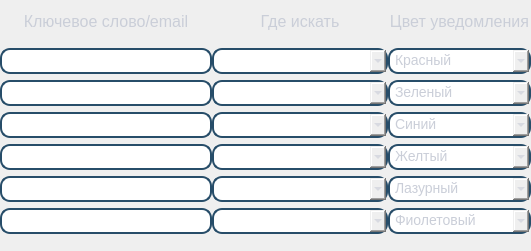
   <widget class="QWidget" name="widget_5" native="true">
    <property name="geometry">
     <rect>
      <x>20</x>
      <y>220</y>
      <width>531</width>
      <height>251</height>
     </rect>
    </property>
    <property name="styleSheet">
     <string notr="true">QLineEdit{
border: 2px solid  rgb(39, 77, 105) ;
color: #FFF;
border-radius: 10px;
padding-left: 20px;
padding-right: 20px;
}

QComboBox QAbstractItemView {
  color: rgb(75, 130, 160);	
  background-color: rgb(27,40,65);
  padding: 10px;
  selection-background-color: rgb(39, 44, 54);
}

QComboBox {
    border: 2px solid rgb(39, 77, 105);
    border-radius: 10px;
    padding: 1px 20px 3px 5px;
    min-width: 6em;
	color: rgb(202, 206, 216);
	font-size: 14px;
	font: &quot;Copperplate Gothic Light&quot;;
}

QComboBox::drop-down 
{;
	margin-left: -10px;
	margin-top: 2px;
	background-image: url(:/Pngs/Assets/ICLight/chevron-down.png);
    border: 0px;
}


QLabel {
	font: &quot;Copperplate Gothic Light&quot;;
	color: rgb(202, 206, 216);
	font-size: 16px;
}
</string>
    </property>
    <widget class="QWidget" name="gridLayoutWidget_2">
     <property name="geometry">
      <rect>
       <x>0</x>
       <y>0</y>
       <width>531</width>
       <height>234</height>
      </rect>
     </property>
     <layout class="QGridLayout" name="gridLayout_2" columnstretch="0,0,0">
      <property name="sizeConstraint">
       <enum>QLayout::SetDefaultConstraint</enum>
      </property>
      <property name="leftMargin">
       <number>0</number>
      </property>
      <property name="topMargin">
       <number>0</number>
      </property>
      <property name="bottomMargin">
       <number>0</number>
      </property>
      <property name="horizontalSpacing">
       <number>0</number>
      </property>
      <property name="verticalSpacing">
       <number>6</number>
      </property>
      <item row="1" column="1">
       <widget class="QComboBox" name="whereComboBox_1">
        <property name="styleSheet">
         <string notr="true"/>
        </property>
        <property name="currentIndex">
         <number>-1</number>
        </property>
        <item>
         <property name="text">
          <string>Отправитель</string>
         </property>
        </item>
        <item>
         <property name="text">
          <string>Заголовок письма</string>
         </property>
        </item>
        <item>
         <property name="text">
          <string>Текст письма</string>
         </property>
        </item>
        <item>
         <property name="text">
          <string>Название вложений</string>
         </property>
        </item>
       </widget>
      </item>
      <item row="2" column="0">
       <widget class="QLineEdit" name="lineEdit_2">
        <property name="maximumSize">
         <size>
          <width>16777215</width>
          <height>31</height>
         </size>
        </property>
        <property name="styleSheet">
         <string notr="true"/>
        </property>
        <property name="placeholderText">
         <string>Введите ключевое слово</string>
        </property>
       </widget>
      </item>
      <item row="4" column="1">
       <widget class="QComboBox" name="whereComboBox_4">
        <property name="styleSheet">
         <string notr="true"/>
        </property>
        <property name="currentIndex">
         <number>-1</number>
        </property>
        <item>
         <property name="text">
          <string>Отправитель</string>
         </property>
        </item>
        <item>
         <property name="text">
          <string>Заголовок письма</string>
         </property>
        </item>
        <item>
         <property name="text">
          <string>Текст письма</string>
         </property>
        </item>
        <item>
         <property name="text">
          <string>Название вложений</string>
         </property>
        </item>
       </widget>
      </item>
      <item row="5" column="0">
       <widget class="QLineEdit" name="lineEdit_5">
        <property name="maximumSize">
         <size>
          <width>16777215</width>
          <height>31</height>
         </size>
        </property>
        <property name="styleSheet">
         <string notr="true"/>
        </property>
        <property name="placeholderText">
         <string>Введите ключевое слово</string>
        </property>
       </widget>
      </item>
      <item row="6" column="1">
       <widget class="QComboBox" name="whereComboBox_6">
        <property name="styleSheet">
         <string notr="true"/>
        </property>
        <property name="currentIndex">
         <number>-1</number>
        </property>
        <item>
         <property name="text">
          <string>Отправитель</string>
         </property>
        </item>
        <item>
         <property name="text">
          <string>Заголовок письма</string>
         </property>
        </item>
        <item>
         <property name="text">
          <string>Текст письма</string>
         </property>
        </item>
        <item>
         <property name="text">
          <string>Название вложений</string>
         </property>
        </item>
       </widget>
      </item>
      <item row="4" column="0">
       <widget class="QLineEdit" name="lineEdit_4">
        <property name="maximumSize">
         <size>
          <width>16777215</width>
          <height>31</height>
         </size>
        </property>
        <property name="styleSheet">
         <string notr="true"/>
        </property>
        <property name="placeholderText">
         <string>Введите ключевое слово</string>
        </property>
       </widget>
      </item>
      <item row="1" column="0">
       <widget class="QLineEdit" name="lineEdit_1">
        <property name="maximumSize">
         <size>
          <width>16777215</width>
          <height>31</height>
         </size>
        </property>
        <property name="styleSheet">
         <string notr="true"/>
        </property>
        <property name="placeholderText">
         <string>Введите ключевое слово</string>
        </property>
       </widget>
      </item>
      <item row="5" column="1">
       <widget class="QComboBox" name="whereComboBox_5">
        <property name="styleSheet">
         <string notr="true"/>
        </property>
        <property name="currentIndex">
         <number>-1</number>
        </property>
        <item>
         <property name="text">
          <string>Отправитель</string>
         </property>
        </item>
        <item>
         <property name="text">
          <string>Заголовок письма</string>
         </property>
        </item>
        <item>
         <property name="text">
          <string>Текст письма</string>
         </property>
        </item>
        <item>
         <property name="text">
          <string>Название вложений</string>
         </property>
        </item>
       </widget>
      </item>
      <item row="3" column="0">
       <widget class="QLineEdit" name="lineEdit_3">
        <property name="maximumSize">
         <size>
          <width>16777215</width>
          <height>31</height>
         </size>
        </property>
        <property name="styleSheet">
         <string notr="true"/>
        </property>
        <property name="placeholderText">
         <string>Введите ключевое слово</string>
        </property>
       </widget>
      </item>
      <item row="3" column="1">
       <widget class="QComboBox" name="whereComboBox_3">
        <property name="styleSheet">
         <string notr="true"/>
        </property>
        <property name="currentIndex">
         <number>-1</number>
        </property>
        <item>
         <property name="text">
          <string>Отправитель</string>
         </property>
        </item>
        <item>
         <property name="text">
          <string>Заголовок письма</string>
         </property>
        </item>
        <item>
         <property name="text">
          <string>Текст письма</string>
         </property>
        </item>
        <item>
         <property name="text">
          <string>Название вложений</string>
         </property>
        </item>
       </widget>
      </item>
      <item row="2" column="1">
       <widget class="QComboBox" name="whereComboBox_2">
        <property name="styleSheet">
         <string notr="true"/>
        </property>
        <property name="currentIndex">
         <number>-1</number>
        </property>
        <item>
         <property name="text">
          <string>Отправитель</string>
         </property>
        </item>
        <item>
         <property name="text">
          <string>Заголовок письма</string>
         </property>
        </item>
        <item>
         <property name="text">
          <string>Текст письма</string>
         </property>
        </item>
        <item>
         <property name="text">
          <string>Название вложений</string>
         </property>
        </item>
       </widget>
      </item>
      <item row="6" column="0">
       <widget class="QLineEdit" name="lineEdit_6">
        <property name="maximumSize">
         <size>
          <width>16777215</width>
          <height>31</height>
         </size>
        </property>
        <property name="styleSheet">
         <string notr="true"/>
        </property>
        <property name="placeholderText">
         <string>Введите ключевое слово</string>
        </property>
       </widget>
      </item>
      <item row="0" column="0">
       <widget class="QLabel" name="label">
        <property name="layoutDirection">
         <enum>Qt::LeftToRight</enum>
        </property>
        <property name="styleSheet">
         <string notr="true"/>
        </property>
        <property name="text">
         <string>Ключевое слово/email</string>
        </property>
        <property name="alignment">
         <set>Qt::AlignCenter</set>
        </property>
       </widget>
      </item>
      <item row="0" column="1">
       <widget class="QLabel" name="label_1">
        <property name="layoutDirection">
         <enum>Qt::LeftToRight</enum>
        </property>
        <property name="styleSheet">
         <string notr="true"/>
        </property>
        <property name="text">
         <string>Где искать</string>
        </property>
        <property name="alignment">
         <set>Qt::AlignCenter</set>
        </property>
       </widget>
      </item>
      <item row="0" column="2">
       <widget class="QLabel" name="label_2">
        <property name="layoutDirection">
         <enum>Qt::LeftToRight</enum>
        </property>
        <property name="styleSheet">
         <string notr="true"/>
        </property>
        <property name="text">
         <string>Цвет уведомления</string>
        </property>
        <property name="alignment">
         <set>Qt::AlignCenter</set>
        </property>
       </widget>
      </item>
      <item row="1" column="2">
       <widget class="QComboBox" name="colorComboBox_1">
        <property name="minimumSize">
         <size>
          <width>143</width>
          <height>0</height>
         </size>
        </property>
        <property name="maximumSize">
         <size>
          <width>121</width>
          <height>29</height>
         </size>
        </property>
        <property name="toolTipDuration">
         <number>-5</number>
        </property>
        <property name="styleSheet">
         <string notr="true"/>
        </property>
        <property name="currentIndex">
         <number>0</number>
        </property>
        <item>
         <property name="text">
          <string>Красный</string>
         </property>
         <property name="icon">
          <iconset resource="auto_res.qrc">
           <normaloff>:/Custom/Assets/Custom/combo_red.png</normaloff>:/Custom/Assets/Custom/combo_red.png</iconset>
         </property>
        </item>
        <item>
         <property name="text">
          <string>Зеленый</string>
         </property>
         <property name="icon">
          <iconset resource="auto_res.qrc">
           <normaloff>:/Custom/Assets/Custom/combo_Green.png</normaloff>:/Custom/Assets/Custom/combo_Green.png</iconset>
         </property>
        </item>
        <item>
         <property name="text">
          <string>Синий</string>
         </property>
         <property name="icon">
          <iconset resource="auto_res.qrc">
           <normaloff>:/Custom/Assets/Custom/combo_blue.png</normaloff>:/Custom/Assets/Custom/combo_blue.png</iconset>
         </property>
        </item>
        <item>
         <property name="text">
          <string>Желтый</string>
         </property>
         <property name="icon">
          <iconset resource="auto_res.qrc">
           <normaloff>:/Custom/Assets/Custom/combo_yellow.png</normaloff>:/Custom/Assets/Custom/combo_yellow.png</iconset>
         </property>
        </item>
        <item>
         <property name="text">
          <string>Лазурный</string>
         </property>
         <property name="icon">
          <iconset resource="auto_res.qrc">
           <normaloff>:/Custom/Assets/Custom/combo_azure.png</normaloff>:/Custom/Assets/Custom/combo_azure.png</iconset>
         </property>
        </item>
        <item>
         <property name="text">
          <string>Фиолетовый</string>
         </property>
         <property name="icon">
          <iconset resource="auto_res.qrc">
           <normaloff>:/Custom/Assets/Custom/combo_purple.png</normaloff>:/Custom/Assets/Custom/combo_purple.png</iconset>
         </property>
        </item>
       </widget>
      </item>
      <item row="2" column="2">
       <widget class="QComboBox" name="colorComboBox_2">
        <property name="minimumSize">
         <size>
          <width>143</width>
          <height>0</height>
         </size>
        </property>
        <property name="maximumSize">
         <size>
          <width>121</width>
          <height>29</height>
         </size>
        </property>
        <property name="toolTipDuration">
         <number>-5</number>
        </property>
        <property name="styleSheet">
         <string notr="true"/>
        </property>
        <property name="currentIndex">
         <number>1</number>
        </property>
        <item>
         <property name="text">
          <string>Красный</string>
         </property>
         <property name="icon">
          <iconset resource="auto_res.qrc">
           <normaloff>:/Custom/Assets/Custom/combo_red.png</normaloff>:/Custom/Assets/Custom/combo_red.png</iconset>
         </property>
        </item>
        <item>
         <property name="text">
          <string>Зеленый</string>
         </property>
         <property name="icon">
          <iconset resource="auto_res.qrc">
           <normaloff>:/Custom/Assets/Custom/combo_Green.png</normaloff>:/Custom/Assets/Custom/combo_Green.png</iconset>
         </property>
        </item>
        <item>
         <property name="text">
          <string>Синий</string>
         </property>
         <property name="icon">
          <iconset resource="auto_res.qrc">
           <normaloff>:/Custom/Assets/Custom/combo_blue.png</normaloff>:/Custom/Assets/Custom/combo_blue.png</iconset>
         </property>
        </item>
        <item>
         <property name="text">
          <string>Желтый</string>
         </property>
         <property name="icon">
          <iconset resource="auto_res.qrc">
           <normaloff>:/Custom/Assets/Custom/combo_yellow.png</normaloff>:/Custom/Assets/Custom/combo_yellow.png</iconset>
         </property>
        </item>
        <item>
         <property name="text">
          <string>Лазурный</string>
         </property>
         <property name="icon">
          <iconset resource="auto_res.qrc">
           <normaloff>:/Custom/Assets/Custom/combo_azure.png</normaloff>:/Custom/Assets/Custom/combo_azure.png</iconset>
         </property>
        </item>
        <item>
         <property name="text">
          <string>Фиолетовый</string>
         </property>
         <property name="icon">
          <iconset resource="auto_res.qrc">
           <normaloff>:/Custom/Assets/Custom/combo_purple.png</normaloff>:/Custom/Assets/Custom/combo_purple.png</iconset>
         </property>
        </item>
       </widget>
      </item>
      <item row="3" column="2">
       <widget class="QComboBox" name="colorComboBox_3">
        <property name="minimumSize">
         <size>
          <width>143</width>
          <height>0</height>
         </size>
        </property>
        <property name="maximumSize">
         <size>
          <width>121</width>
          <height>29</height>
         </size>
        </property>
        <property name="toolTipDuration">
         <number>-5</number>
        </property>
        <property name="styleSheet">
         <string notr="true"/>
        </property>
        <property name="currentIndex">
         <number>2</number>
        </property>
        <item>
         <property name="text">
          <string>Красный</string>
         </property>
         <property name="icon">
          <iconset resource="auto_res.qrc">
           <normaloff>:/Custom/Assets/Custom/combo_red.png</normaloff>:/Custom/Assets/Custom/combo_red.png</iconset>
         </property>
        </item>
        <item>
         <property name="text">
          <string>Зеленый</string>
         </property>
         <property name="icon">
          <iconset resource="auto_res.qrc">
           <normaloff>:/Custom/Assets/Custom/combo_Green.png</normaloff>:/Custom/Assets/Custom/combo_Green.png</iconset>
         </property>
        </item>
        <item>
         <property name="text">
          <string>Синий</string>
         </property>
         <property name="icon">
          <iconset resource="auto_res.qrc">
           <normaloff>:/Custom/Assets/Custom/combo_blue.png</normaloff>:/Custom/Assets/Custom/combo_blue.png</iconset>
         </property>
        </item>
        <item>
         <property name="text">
          <string>Желтый</string>
         </property>
         <property name="icon">
          <iconset resource="auto_res.qrc">
           <normaloff>:/Custom/Assets/Custom/combo_yellow.png</normaloff>:/Custom/Assets/Custom/combo_yellow.png</iconset>
         </property>
        </item>
        <item>
         <property name="text">
          <string>Лазурный</string>
         </property>
         <property name="icon">
          <iconset resource="auto_res.qrc">
           <normaloff>:/Custom/Assets/Custom/combo_azure.png</normaloff>:/Custom/Assets/Custom/combo_azure.png</iconset>
         </property>
        </item>
        <item>
         <property name="text">
          <string>Фиолетовый</string>
         </property>
         <property name="icon">
          <iconset resource="auto_res.qrc">
           <normaloff>:/Custom/Assets/Custom/combo_purple.png</normaloff>:/Custom/Assets/Custom/combo_purple.png</iconset>
         </property>
        </item>
       </widget>
      </item>
      <item row="4" column="2">
       <widget class="QComboBox" name="colorComboBox_4">
        <property name="minimumSize">
         <size>
          <width>143</width>
          <height>0</height>
         </size>
        </property>
        <property name="maximumSize">
         <size>
          <width>121</width>
          <height>29</height>
         </size>
        </property>
        <property name="toolTipDuration">
         <number>-5</number>
        </property>
        <property name="styleSheet">
         <string notr="true"/>
        </property>
        <property name="currentIndex">
         <number>3</number>
        </property>
        <item>
         <property name="text">
          <string>Красный</string>
         </property>
         <property name="icon">
          <iconset resource="auto_res.qrc">
           <normaloff>:/Custom/Assets/Custom/combo_red.png</normaloff>:/Custom/Assets/Custom/combo_red.png</iconset>
         </property>
        </item>
        <item>
         <property name="text">
          <string>Зеленый</string>
         </property>
         <property name="icon">
          <iconset resource="auto_res.qrc">
           <normaloff>:/Custom/Assets/Custom/combo_Green.png</normaloff>:/Custom/Assets/Custom/combo_Green.png</iconset>
         </property>
        </item>
        <item>
         <property name="text">
          <string>Синий</string>
         </property>
         <property name="icon">
          <iconset resource="auto_res.qrc">
           <normaloff>:/Custom/Assets/Custom/combo_blue.png</normaloff>:/Custom/Assets/Custom/combo_blue.png</iconset>
         </property>
        </item>
        <item>
         <property name="text">
          <string>Желтый</string>
         </property>
         <property name="icon">
          <iconset resource="auto_res.qrc">
           <normaloff>:/Custom/Assets/Custom/combo_yellow.png</normaloff>:/Custom/Assets/Custom/combo_yellow.png</iconset>
         </property>
        </item>
        <item>
         <property name="text">
          <string>Лазурный</string>
         </property>
         <property name="icon">
          <iconset resource="auto_res.qrc">
           <normaloff>:/Custom/Assets/Custom/combo_azure.png</normaloff>:/Custom/Assets/Custom/combo_azure.png</iconset>
         </property>
        </item>
        <item>
         <property name="text">
          <string>Фиолетовый</string>
         </property>
         <property name="icon">
          <iconset resource="auto_res.qrc">
           <normaloff>:/Custom/Assets/Custom/combo_purple.png</normaloff>:/Custom/Assets/Custom/combo_purple.png</iconset>
         </property>
        </item>
       </widget>
      </item>
      <item row="5" column="2">
       <widget class="QComboBox" name="colorComboBox_5">
        <property name="minimumSize">
         <size>
          <width>143</width>
          <height>0</height>
         </size>
        </property>
        <property name="maximumSize">
         <size>
          <width>121</width>
          <height>29</height>
         </size>
        </property>
        <property name="toolTipDuration">
         <number>-5</number>
        </property>
        <property name="styleSheet">
         <string notr="true"/>
        </property>
        <property name="currentIndex">
         <number>4</number>
        </property>
        <item>
         <property name="text">
          <string>Красный</string>
         </property>
         <property name="icon">
          <iconset resource="auto_res.qrc">
           <normaloff>:/Custom/Assets/Custom/combo_red.png</normaloff>:/Custom/Assets/Custom/combo_red.png</iconset>
         </property>
        </item>
        <item>
         <property name="text">
          <string>Зеленый</string>
         </property>
         <property name="icon">
          <iconset resource="auto_res.qrc">
           <normaloff>:/Custom/Assets/Custom/combo_Green.png</normaloff>:/Custom/Assets/Custom/combo_Green.png</iconset>
         </property>
        </item>
        <item>
         <property name="text">
          <string>Синий</string>
         </property>
         <property name="icon">
          <iconset resource="auto_res.qrc">
           <normaloff>:/Custom/Assets/Custom/combo_blue.png</normaloff>:/Custom/Assets/Custom/combo_blue.png</iconset>
         </property>
        </item>
        <item>
         <property name="text">
          <string>Желтый</string>
         </property>
         <property name="icon">
          <iconset resource="auto_res.qrc">
           <normaloff>:/Custom/Assets/Custom/combo_yellow.png</normaloff>:/Custom/Assets/Custom/combo_yellow.png</iconset>
         </property>
        </item>
        <item>
         <property name="text">
          <string>Лазурный</string>
         </property>
         <property name="icon">
          <iconset resource="auto_res.qrc">
           <normaloff>:/Custom/Assets/Custom/combo_azure.png</normaloff>:/Custom/Assets/Custom/combo_azure.png</iconset>
         </property>
        </item>
        <item>
         <property name="text">
          <string>Фиолетовый</string>
         </property>
         <property name="icon">
          <iconset resource="auto_res.qrc">
           <normaloff>:/Custom/Assets/Custom/combo_purple.png</normaloff>:/Custom/Assets/Custom/combo_purple.png</iconset>
         </property>
        </item>
       </widget>
      </item>
      <item row="6" column="2">
       <widget class="QComboBox" name="colorComboBox_6">
        <property name="minimumSize">
         <size>
          <width>143</width>
          <height>0</height>
         </size>
        </property>
        <property name="maximumSize">
         <size>
          <width>121</width>
          <height>29</height>
         </size>
        </property>
        <property name="toolTipDuration">
         <number>-5</number>
        </property>
        <property name="styleSheet">
         <string notr="true"/>
        </property>
        <property name="currentIndex">
         <number>5</number>
        </property>
        <item>
         <property name="text">
          <string>Красный</string>
         </property>
         <property name="icon">
          <iconset resource="auto_res.qrc">
           <normaloff>:/Custom/Assets/Custom/combo_red.png</normaloff>:/Custom/Assets/Custom/combo_red.png</iconset>
         </property>
        </item>
        <item>
         <property name="text">
          <string>Зеленый</string>
         </property>
         <property name="icon">
          <iconset resource="auto_res.qrc">
           <normaloff>:/Custom/Assets/Custom/combo_Green.png</normaloff>:/Custom/Assets/Custom/combo_Green.png</iconset>
         </property>
        </item>
        <item>
         <property name="text">
          <string>Синий</string>
         </property>
         <property name="icon">
          <iconset resource="auto_res.qrc">
           <normaloff>:/Custom/Assets/Custom/combo_blue.png</normaloff>:/Custom/Assets/Custom/combo_blue.png</iconset>
         </property>
        </item>
        <item>
         <property name="text">
          <string>Желтый</string>
         </property>
         <property name="icon">
          <iconset resource="auto_res.qrc">
           <normaloff>:/Custom/Assets/Custom/combo_yellow.png</normaloff>:/Custom/Assets/Custom/combo_yellow.png</iconset>
         </property>
        </item>
        <item>
         <property name="text">
          <string>Лазурный</string>
         </property>
         <property name="icon">
          <iconset resource="auto_res.qrc">
           <normaloff>:/Custom/Assets/Custom/combo_azure.png</normaloff>:/Custom/Assets/Custom/combo_azure.png</iconset>
         </property>
        </item>
        <item>
         <property name="text">
          <string>Фиолетовый</string>
         </property>
         <property name="icon">
          <iconset resource="auto_res.qrc">
           <normaloff>:/Custom/Assets/Custom/combo_purple.png</normaloff>:/Custom/Assets/Custom/combo_purple.png</iconset>
         </property>
        </item>
       </widget>
      </item>
     </layout>
    </widget>
   </widget>
